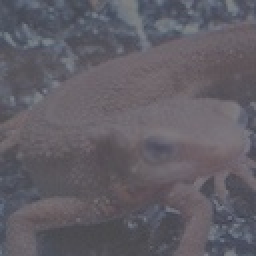
#> input picture Q_11_20/imori_dark.jpg, 128 x 128 px (shown 2 times larger)
$ python 20.py   (older library calls are emulated)
#> lines starting #> are read from the running program, lines starting #| are printed output that depends on the picture

# coding: utf-8

# In[1]:


import cv2
import numpy as np
import matplotlib.pyplot as plt
get_ipython().run_line_magic('matplotlib', 'inline')


# In[5]:


img = cv2.imread("imori_dark.jpg").astype(np.float)


# In[6]:


img.shape


# In[20]:


plt.figure(figsize=(8,5))
plt.hist(img.ravel(), bins=255, range=(0, 255), rwidth=0.7)
plt.title("Histogram of imori_dark.jpg", fontsize=14)
plt.savefig("20.png")
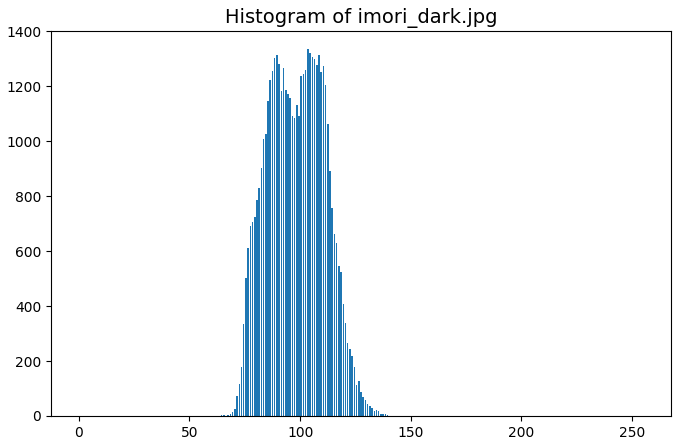
#> figure drawn by matplotlib, 1 panel; tallest bar 1335 high, from x = 103.2 to 103.9
plt.show()
